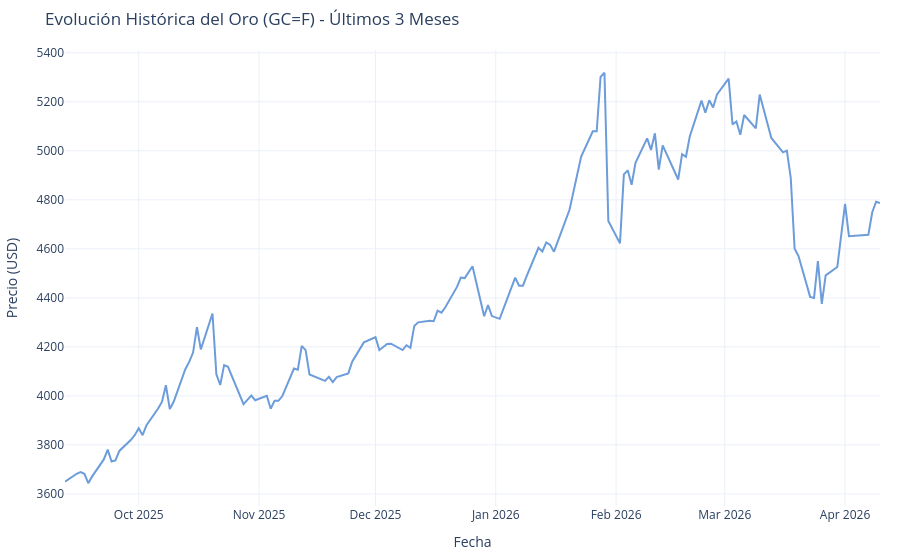

The notebook cell this image was saved under:
### Code cell
# Crear figura con Plotly
fig = go.Figure()

# Añadir traza del precio de cierre
fig.add_trace(go.Scatter(
    x=df.index, 
    y=df['Close'],
    mode='lines',
    name='Precio de Cierre (Gold)',
    line=dict(color='#6c9cda', width=2)
))

# Configuración del diseño
fig.update_layout(
    title='Evolución Histórica del Oro (GC=F) - Últimos 3 Meses',
    xaxis_title='Fecha',
    yaxis_title='Precio (USD)',
    template='plotly_white',
    hovermode='x unified',
    margin=dict(l=20, r=20, t=50, b=20)
)

# Mostrar gráfico
fig.show()

### Figure 1 — Plotly figure (JSON) as saved in the notebook; plotly's stock layout.template omitted (floating-point values rounded to 4 significant figures; data arrays with more than 128 entries replaced by an {"elided": "..."} marker saying what was removed)
{"data": [{"line": {"color": "#6c9cda", "width": 2}, "mode": "lines", "name": "Precio de Cierre (Gold)", "type": "scatter", "x": {"elided": "145 str values"}, "y": {"elided": "145 float values"}}], "layout": {"hovermode": "x unified", "margin": {"b": 20, "l": 20, "r": 20, "t": 50}, "title": {"text": "Evolución Histórica del Oro (GC=F) - Últimos 3 Meses"}, "xaxis": {"title": {"text": "Fecha"}}, "yaxis": {"title": {"text": "Precio (USD)"}}}}
